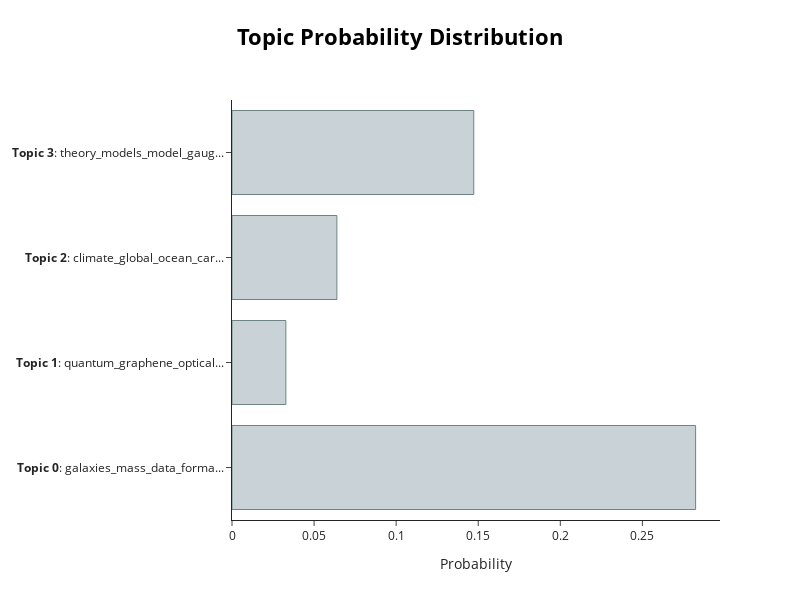

Here is the notebook cell this chart was saved with:
### Code cell
topic_model.visualize_distribution(probs[2])

### Figure 1 — Plotly figure (JSON) as saved in the notebook; plotly's stock layout.template omitted (floating-point values rounded to 4 significant figures)
{"data": [{"marker": {"color": "#C8D2D7", "line": {"color": "#6E8484", "width": 1}}, "orientation": "h", "type": "bar", "x": [0.2824, 0.03281, 0.06388, 0.1473], "y": ["<b>Topic 0</b>: galaxies_mass_data_forma...", "<b>Topic 1</b>: quantum_graphene_optical...", "<b>Topic 2</b>: climate_global_ocean_car...", "<b>Topic 3</b>: theory_models_model_gaug..."]}], "layout": {"height": 600, "hoverlabel": {"bgcolor": "white", "font": {"family": "Rockwell", "size": 16}}, "title": {"font": {"color": "Black", "size": 22}, "text": "<b>Topic Probability Distribution</b>", "x": 0.5, "xanchor": "center", "y": 0.95, "yanchor": "top"}, "width": 800, "xaxis": {"title": {"text": "Probability"}}}}
